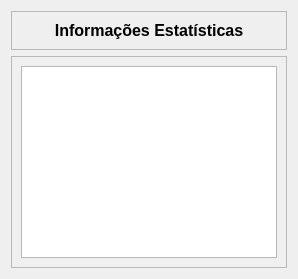
            <widget class="QWidget" name="pagina_informacoes">
             <layout class="QVBoxLayout" name="verticalLayout_44">
              <item>
               <widget class="QFrame" name="frame_42">
                <property name="frameShape">
                 <enum>QFrame::StyledPanel</enum>
                </property>
                <property name="frameShadow">
                 <enum>QFrame::Raised</enum>
                </property>
                <layout class="QVBoxLayout" name="verticalLayout_43">
                 <item alignment="Qt::AlignTop">
                  <widget class="QLabel" name="label_30">
                   <property name="font">
                    <font>
                     <family>Arial</family>
                     <pointsize>12</pointsize>
                     <weight>75</weight>
                     <bold>true</bold>
                     <stylestrategy>PreferDefault</stylestrategy>
                    </font>
                   </property>
                   <property name="text">
                    <string>Informações Estatísticas</string>
                   </property>
                   <property name="alignment">
                    <set>Qt::AlignCenter</set>
                   </property>
                  </widget>
                 </item>
                </layout>
               </widget>
              </item>
              <item>
               <widget class="QFrame" name="frame_40">
                <property name="sizePolicy">
                 <sizepolicy hsizetype="Preferred" vsizetype="Expanding">
                  <horstretch>0</horstretch>
                  <verstretch>0</verstretch>
                 </sizepolicy>
                </property>
                <property name="frameShape">
                 <enum>QFrame::StyledPanel</enum>
                </property>
                <property name="frameShadow">
                 <enum>QFrame::Raised</enum>
                </property>
                <layout class="QVBoxLayout" name="verticalLayout_45">
                 <item>
                  <widget class="QListWidget" name="local_informacoes_estatisticas">
                   <property name="font">
                    <font>
                     <family>Arial</family>
                     <pointsize>16</pointsize>
                     <weight>75</weight>
                     <bold>true</bold>
                    </font>
                   </property>
                  </widget>
                 </item>
                </layout>
               </widget>
              </item>
             </layout>
            </widget>
